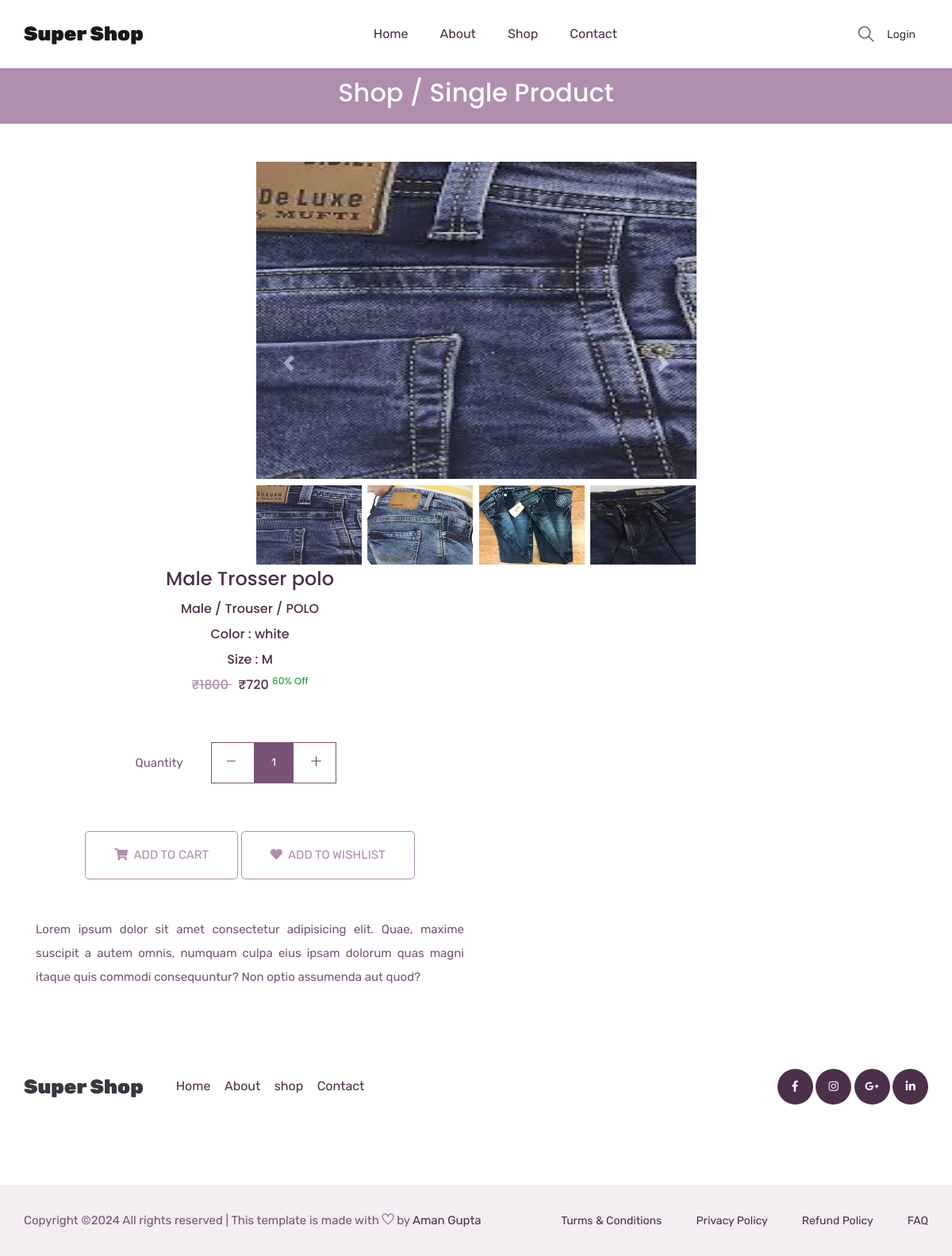
The page /singleproduct/7/ on the database its author committed.
### mainapp/models.py (models this page shows, shortened)
class Product(models.Model):
    id=models.AutoField(primary_key=True)
    name = models.CharField(max_length=30)
    maincategory = models.ForeignKey(Maincategory,on_delete=models.CASCADE)
    subcategory = models.ForeignKey(Subcategory,on_delete=models.CASCADE)
    brand = models.ForeignKey(Brand,on_delete=models.CASCADE)
    baseprice = models.IntegerField()
    discount = models.IntegerField()
    finalprice = models.IntegerField()
    stock = models.BooleanField(default=True)
    color = models.CharField(max_length=30)
    size = models.CharField(max_length=10)
    description = models.TextField(default="")
    pic1 = models.ImageField(upload_to="uploads/product")
    pic2 = models.ImageField(upload_to="uploads/product",default=None,blank=True,null=True)
    pic3 = models.ImageField(upload_to="uploads/product",default=None,blank=True,null=True)
    pic4 = models.ImageField(upload_to="uploads/product",default=None,blank=True,null=True)

class Maincategory(models.Model):
    id=models.AutoField(primary_key=True)
    name = models.CharField(max_length=30,unique=True)

class Subcategory(models.Model):
    id=models.AutoField(primary_key=True)
    name = models.CharField(max_length=30,unique=True)

class Brand(models.Model):
    id=models.AutoField(primary_key=True)
    name = models.CharField(max_length=30,unique=True)
    pic = models.ImageField(upload_to="uploads/brand")

### mainapp/views.py (the view)
# urls.py: path('singleproduct/<int:id>/',mainApp.singleproductpage,name="singleproduct"),
def singleproductpage(Request,id):
    product=Product.objects.get(id=id)
    return render(Request,'single-product.html',{"product":product})

### mainapp/templates/single-product.html (shortened to what this page needs)
{% extends 'index.html' %}
{% load static %}
{% block body %}
    <section class="breadcrumb_part">
      <div class="container">
          <div class="row">
              <div class="col-lg-12">
                  <div class="breadcrumb_iner">
                      <h2> <a href="/shop/All/All/All/" class="text-light">Shop</a> / Single Product </h2>
                  </div>
              </div>
          </div>
      </div>
  </section>
  <section class="product_list pt-5">
    <div class="container">
      <div class="row justify-content-center">
        <div class="col-md-6">
          <div id="carouselExampleIndicators" class="carousel slide" data-ride="carousel">
            <div class="carousel-inner">
              <div class="carousel-item active">
                <img src="{{product.pic1.url}}" style="height:400px;width: 100%;" class="d-block w-100" alt="...">
              </div>
            </div>
            <div class="d-flex justify-content-between mt-2">
              <img src="{{product.pic1.url}}" data-target="#carouselExampleIndicators" data-slide-to="0" style="height:100px;width: 24%;"  alt="...">
              {% if product.pic2 %}
              <img src="{{product.pic2.url}}" data-target="#carouselExampleIndicators" data-slide-to="1" style="height:100px;width: 24%;"  alt="...">
              {% endif %}
              {% if product.pic3 %}
              <img src="{{product.pic3.url}}" data-target="#carouselExampleIndicators" data-slide-to="2" style="height:100px;width: 24%;"  alt="...">
              {% endif %}
              {% if product.pic4 %}
              <img src="{{product.pic4.url}}" data-target="#carouselExampleIndicators" data-slide-to="3" style="height:100px;width: 24%;"  alt="...">
              {% endif %}
            </div>
            <a class="carousel-control-prev" href="#carouselExampleIndicators" role="button" data-slide="prev">
              <span class="carousel-control-prev-icon" aria-hidden="true"></span>
            </a>
            <a class="carousel-control-next" href="#carouselExampleIndicators" role="button" data-slide="next">
              <span class="carousel-control-next-icon" aria-hidden="true"></span>
            </a>
          </div>
          </div>
        </div>
        <div class="col-md-6">
          <div class="single_product_text text-center">
            <h3>{{product.name}}</h3>
            <h5>{{product.maincategory.name}} / {{product.subcategory.name}} / {{product.brand.name}}</h5>
            <h5 class=""> Color : {{product.color}}</h5>
              <h5 class=""> Size : {{product.size}}</h5>
              <h5><del class="text-denger">&#8377;{{product.baseprice}} </del>&nbsp; &#8377;{{product.finalprice}} <sup class="text-success">{{product.discount}}% Off</sup> </h5>
           <form action="{% url 'add-to-cart' %}" method="post">
              <div class="card_area">
                <div class="product_count_area">
                    <p>Quantity</p>
                    <div class="product_count d-inline-block">
                        <span class="product_count_item inumber-decrement"> <i class="ti-minus"></i></span>
                        <input class="product_count_item input-number" type="text" name="qty" value="1" min="1" >
                        <span class="product_count_item number-increment"> <i class="ti-plus"></i></span>
                    </div>
                </div>
              <div class="add_to_cart mb-5">
                  <button type="submit" class="btn_3"><i class="fa fa-shopping-cart"></i>&nbsp;&nbsp;add to cart</button>
                  <a type="submit" class="btn_3" href="/add-to-wishlist/{{product.id}}/"> <i class="fa fa-heart"></i>&nbsp;&nbsp;add to Wishlist</a>
              </div>
            </div>
          </form>
            <p class="text-justify">{{product.description}}</p>
          </div>
        </div>
      </div>
{% endblock %}

### mainapp/static/css/all.css (style rules this page uses)
.fa, .fas, .far, .fal, .fab { -moz-osx-font-smoothing: grayscale; -webkit-font-smoothing: antialiased; display: inline-block; font-style: normal; font-variant: normal; text-rendering: auto; line-height: 1; }
.fa-heart:before { content: "\f004"; }
.fa-shopping-cart:before { content: "\f07a"; }
.fa, .fas { font-family: 'Font Awesome 5 Free'; font-weight: 900; }

### rows shown on the page
Product: pic1 (picture), pic2 (picture), pic3 (picture), pic4 (picture), name "Male Trosser polo", maincategory.name "Male", subcategory.name "Trouser", brand.name "POLO", color "white", size "M", baseprice "1800", finalprice "720", discount "60", description "Lorem ipsum dolor sit amet consectetur adipisicing elit. Quae, maxime suscipit a autem omnis, numquam culpa eius ipsam dolorum quas magni itaque quis commodi consequuntur? Non optio assumenda aut quod?"
